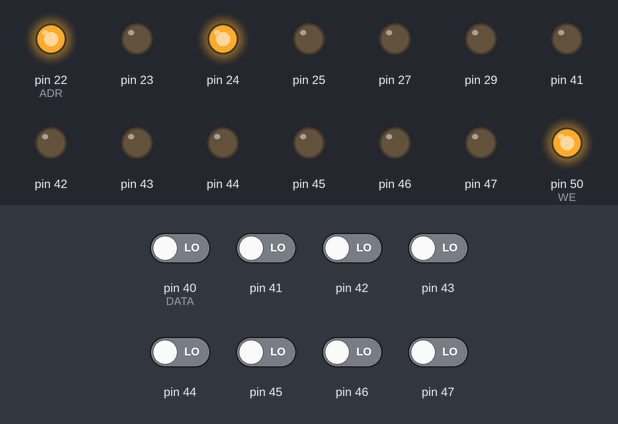
This sketch was run on a simulated Arduino Mega 2560, built with avr-gcc and run on an emulated ATmega2560. Parts: output pins drawn as LEDs (lit = HIGH). The test bench sets the inputs (shaded band); at power-on: pin 40 (DATA), pin 41–47 LOW. Pins used as bus, display or sensor lines are not drawn; what the sketch prints to the serial monitor is not drawn.

Above: at 0.1 s.
Timing chart, 0 to 1.7 s (numbered marks = the images above):
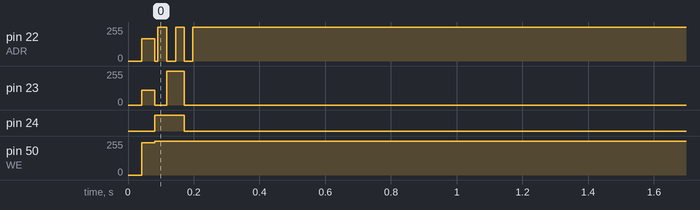

The sketch:

VSBP8-0.4.ino
```cpp
#define ADR 22
#define DATA 40
#define WE 50
#define OE 51
#define CE 52

char buff[200];

long prog[10][2] =
{
  {0x00, 46},
  {0x01, 55},
  {0x02, 3},
  {0x03, 11},
  {0x04, 12},
  {0x05, 117},
  {0x06, 69},
  {0x07, 1},
  {0x08, 2},
  {0x09, 4}
};

void setup() {
  Serial.begin(9600);
  while(!Serial)
    delay(10);
  long i;
  int len;
  for (i = 22; i <= 53; i++)
    pinMode(i, INPUT);
  pinMode(WE, OUTPUT);
  digitalWrite(WE, HIGH);
  pinMode(OE, OUTPUT);
  digitalWrite(OE, HIGH);
  pinMode(CE, OUTPUT);
  digitalWrite(CE, LOW);

  for (i = 0; i < 17; i++)
    pinMode(ADR+i, OUTPUT);
  for (i = 0; i < 8; i++)
    pinMode(DATA+i, OUTPUT);

  len = 10;

  page(len);

  for (i = 0; i < 8; i++)
    pinMode(DATA+i, INPUT);

  for (i = 0; i < len; i++, Serial.print(buff))
    sprintf(buff, "adr:%ld value:%d expected:%d\n",
            prog[i][0], show(prog[i][0]), prog[i][1]);
}

void page(int len)
{
  long i;
  def(0x15555, 0xAA);
  def(0x12AAA, 0x55);
  def(0x15555, 0xA0);
  for (i = 0; i < len; i++)
    def(prog[i][0], prog[i][1]);
  digitalWrite(WE, HIGH);
  delay(20);
}

void setadr(long a)
{
  long i;

  for (i = 0; i < 17; i++)
    digitalWrite(ADR+i, LOW);
  for (i = 0; i < 17; i++)
    if (a & (1 << i))
      digitalWrite(ADR+i, HIGH);
}

void setval(int v)
{
  long i;

  for (i = 0; i < 8; i++)
    digitalWrite(DATA+i, LOW);
  for (i = 0; i < 8; i++)
    if (v & (1 << i))
      digitalWrite(DATA+i, HIGH);
}

void def(long a, int v)
{
  long i;

  setadr(a);
  digitalWrite(WE, HIGH);
  delayMicroseconds(5);
  digitalWrite(WE, LOW);
  setval(v);
}

int show(long a)
{
  long i;
  int val;

  digitalWrite(OE, LOW);

  for (i = 0; i < 17; i++)
    digitalWrite(ADR+i, LOW);
  for (i = 0; i < 17; i++)
    if (a & (1 << i))
      digitalWrite(ADR+i, HIGH);

  for (val = 0, i = 0; i < 8; i++)
    if (digitalRead(DATA+i))
      val += (1 << i);

  digitalWrite(OE, HIGH);

  return (val);
}

void loop() {}
```
